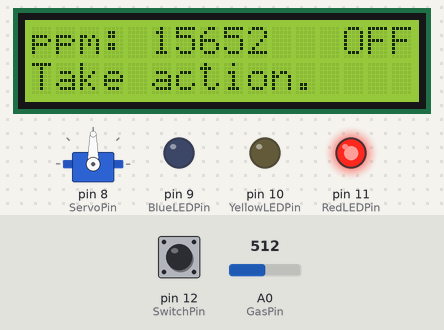
A sketch run on a simulated Arduino Uno, built with avr-gcc and run on an emulated ATmega328P. Shown: servo, 16×2 character LCD, output pins drawn as LEDs (lit = HIGH). Inputs (shaded band) come from the test bench; at power-on: A0 (GasPin) = 512, pin 12 (SwitchPin) LOW.

Above: at 1.2 s.
1.3 s: A0 (GasPin) set to 78
At 2.3 s:
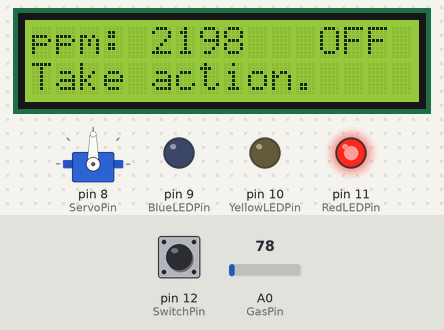
2.8 s: A0 (GasPin) set to 66
At 4.0 s:
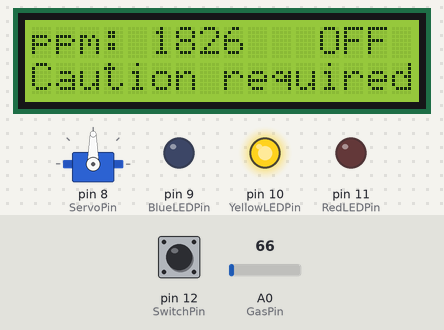
4.3 s: pin 12 (SwitchPin) pulled HIGH for 0.15 s
At 4.43 s:
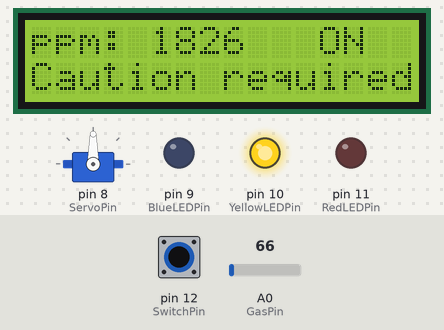
6.0 s: A0 (GasPin) set to 42
At 6.9 s:
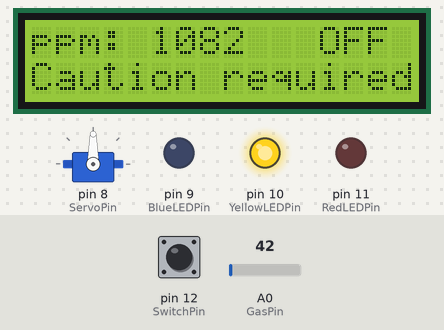
7.5 s: A0 (GasPin) set to 36
At 7.8 s:
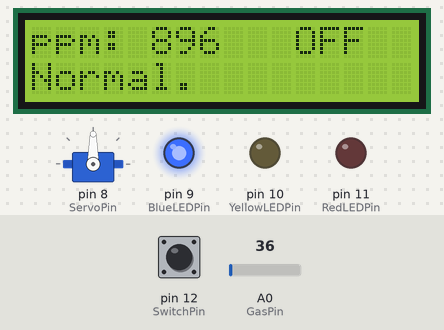
9.0 s: pin 12 (SwitchPin) pulled HIGH for 1 s
At 9.8 s:
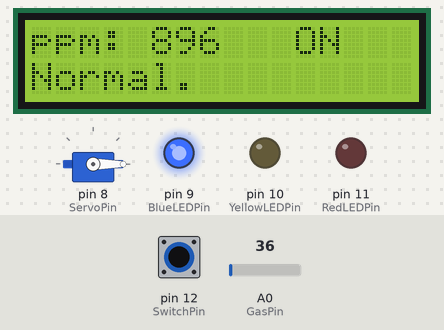
Timing chart, 0 to 12.0 s (numbered marks = the images above; inputs shaded):
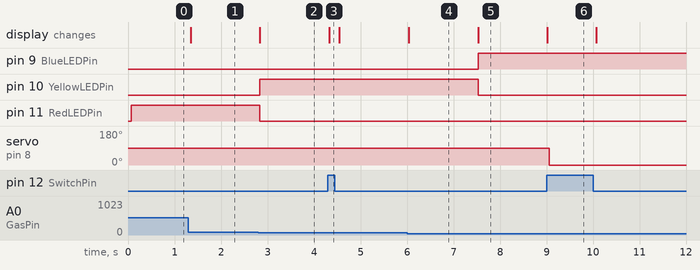

Measured:
- the behaviour switches between 72 and 71 on A0 (GasPin) (found by bisection; images 1 and 2)
- the behaviour switches between 40 and 39 on A0 (GasPin) (found by bisection; images 4 and 5)
- after the input at 1.3 s, the display: changes after 0.05 s (image 1)
- after the input at 2.8 s, pin 10 (YellowLEDPin): LOW → HIGH at once; pin 11 (RedLEDPin): HIGH → LOW at once; the display: changes at once (image 2)
- after the input at 4.3 s, the display: changes at once (image 3)
- after the input at 6.0 s, the display: changes at once (image 4)
- after the input at 7.5 s, pin 9 (BlueLEDPin): LOW → HIGH at once; pin 10 (YellowLEDPin): HIGH → LOW at once; the display: changes at once (image 5)
- after the input at 9.0 s, servo on pin 8 (ServoPin): 90° → 0° after 0.06 s; the display: changes at once (image 6)

The sketch:

oject2_Automatic_internal_or_external_air_circulation_system.ino
```cpp
#include<Servo.h>
#include <LiquidCrystal.h>
//Declaration of macro constants
#define Open 90
#define Close 0
#define Maxppm 3500
#define Minppm 400
// Declare pin numbers and declare global variables
int GasPin = A0;
int SwitchPin = 12;
int RedLEDPin = 11;
int YellowLEDPin = 10;
int BlueLEDPin = 9;
int ServoPin = 8;
int ndelay = 50;
Servo mServoMotor;
LiquidCrystal mLcd(2, 3, 4, 5, 6, 7);
//Declaration of Structure for Contaminants
struct PollutantsList
{
  int Warning_ppm;
  int Action_ppm;
};
// Functions to run when action is required
void Action(void)
{
  digitalWrite(RedLEDPin, HIGH);
  digitalWrite(YellowLEDPin, LOW);
  digitalWrite(BlueLEDPin, LOW);
  mLcd.setCursor(0,2);                //Specifying the output position
  mLcd.print("Take action.");         //lcd output
  delay(ndelay);
}
//Function to alert
void Warning(void)
{
  digitalWrite(RedLEDPin, LOW);
  digitalWrite(YellowLEDPin, HIGH);
  digitalWrite(BlueLEDPin, LOW);
  mLcd.setCursor(0,2);
  mLcd.print("Caution required.");
  delay(ndelay);
}
//Steady state notification function
void Normal(void)
{
  digitalWrite(RedLEDPin, LOW);
    digitalWrite(YellowLEDPin, LOW);
    digitalWrite(BlueLEDPin, HIGH);
    mLcd.setCursor(0,2);
    mLcd.print("Normal.");
    delay(ndelay);
}
// Setting the device
void setup()
{
  pinMode(SwitchPin,INPUT);
  pinMode(RedLEDPin,OUTPUT);
  pinMode(YellowLEDPin,OUTPUT);
  pinMode(BlueLEDPin,OUTPUT);
  mServoMotor.attach(ServoPin);
  mLcd.begin(16, 2);            //Specifying lcd Size
  Serial.begin(9600);
}

void loop()
{
  //Declare and initialize variables
  struct PollutantsList CO2;
  int value = analogRead(A0);
  CO2.Warning_ppm = 1000;
  CO2.Action_ppm=2000;

  int Power = digitalRead(SwitchPin); //Check switch status

  int ppm = map(value, 20,120,Minppm,Maxppm); //Mapping
  //Output ppm to lcd
  mLcd.clear();
  mLcd.print("ppm: ");
  mLcd.print(ppm);
  //If the switch is on,
  if(Power == HIGH)
  {
    mLcd.print("   ON");
    if(ppm<CO2.Warning_ppm)
    {
      Normal();
      mServoMotor.write(Close);
    }
    else if (ppm<CO2.Action_ppm)
    {
      Warning();
    }
    else
    {
      Action();
      mServoMotor.write(Open);
    }
  }
  //If the switch is off,
  else
  {
    mLcd.print("   OFF");
    if(ppm<CO2.Warning_ppm)
    {
      Normal();
    }
    else if (ppm<CO2.Action_ppm)
    {
      Warning();
    }
    else
    {
      Action();
    }
  }
  delay(ndelay);
}
```
